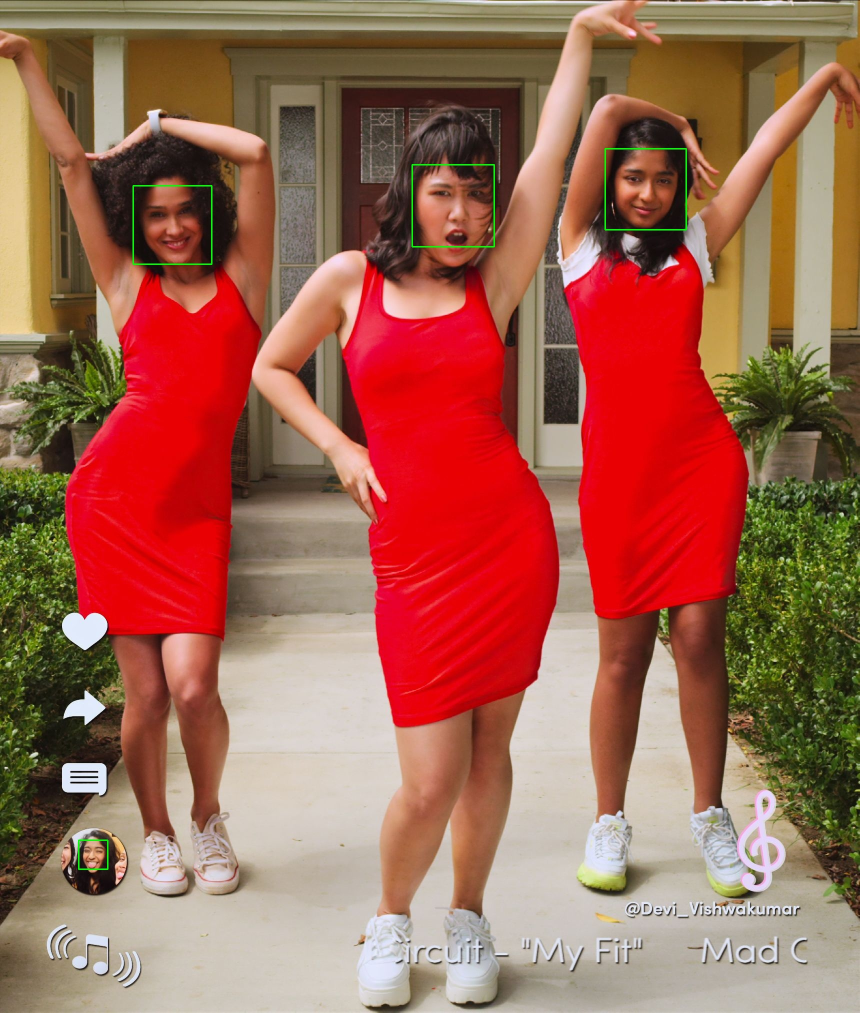
#> input picture Face Detection/from image/Face Detection.jpg, 1719 x 2025 px, given in place of the camera (shown at 1/2 size)
$ python createDataset.py
#> lines starting #> are read from the running program, lines starting #| are printed output that depends on the picture; after the words box and inside, x2 and y2 are one past the last pixel; in counts of white or black regions, pixels touching at a corner belong together
#Creating Dataset for Facial Recognition

#importing required libraries

import cv2
import os

dir1 = os.getcwd() #getting current working directory

#appending folder name
folder = r"\Facial Recognition"
dir2 = dir1 + folder

dataset = input("Enter name of dataset : ") #storing name of the folder containing the dataset
#> the answer given: ../Face Detection/from image

while True : #infinite loop for storing datasets of different people

    #to terminate from this loop after creating all datasets, press Ctrl+Z

    name = input("Enter name of person : ") #storing name of person
#> the answer given: ../Face Detection/from image/Face Detection.jpg

    path1 = os.path.join(dir2, dataset, name) #makes the path ../Facial Recognition/<dataset>/<name>
    if not os.path.exists(path1) : #makes directory if it doesn't exist
        os.makedirs(path1)

    (width, height) = (500, 500) #storing width and height of images

    path2 = dir2 + r"\haarcascade_frontalface_default.xml" #storing path of haarcascadeface algorithm
    haar_cascade = cv2.CascadeClassifier(path2) #loading the haarcascadeface algorithm

    cam = cv2.VideoCapture(0) #initialising camera

    count = 1 #initialising count

    while count <= 100 : #looping over 100 times so as to capture 100 images of person

        print(count) #printing count
        _, img = cam.read() #reading from camera
#> img is the input picture: shape (2025, 1719, 3); mean B, G, R 82.5, 101.2, 159.6
        grayImg = cv2.cvtColor(img, cv2.COLOR_BGR2GRAY) #greyscaling image
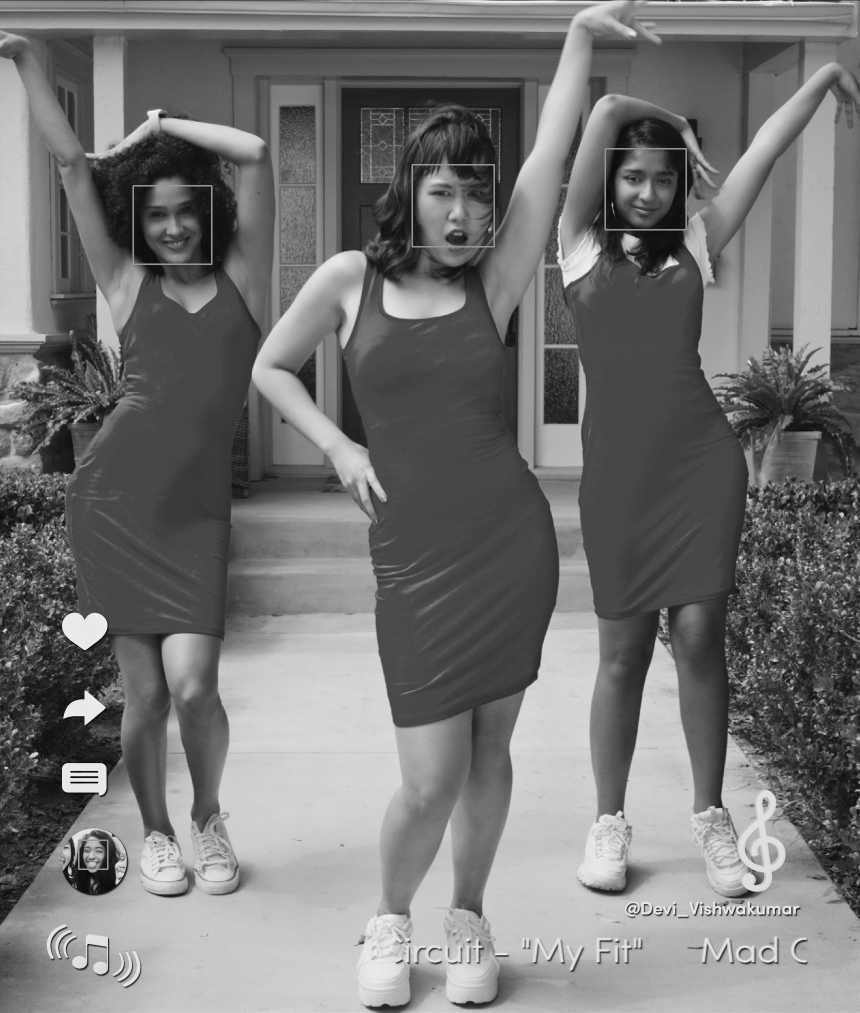
#> grayImg: shape (2025, 1719) (shown at 1/2 size); min 0, max 254, mean 116.5

        face = haar_cascade.detectMultiScale(grayImg, 1.3, 4) #getting face coordinates
#> face = [[158, 1680, 57, 57], [826, 334, 153, 153], [270, 374, 151, 151], [1211, 299, 159, 159]]

        for(x, y, w, h) in face :
            cv2.rectangle(img, (x, y), (x+w, y+h), (0, 255, 0), 2) #drawing bounding box around face
            faceOnly = grayImg[y:y+h, x:x+w] #cropping out face
            resizeImg = cv2.resize(faceOnly, (width, height)) #resizing image
            cv2.imwrite("%s/%s.jpg" %(path1, count), resizeImg) #saving image in <dataset>/<name>/m for mth image
            count+=1 #incrementing count
#> this loop made 4 passes
#> pass 1, `faceOnly = grayImg[y:y+h, x:x+w]`:
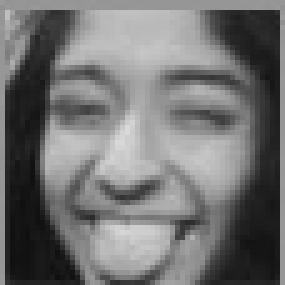
#> faceOnly: shape (57, 57) (shown 5 times larger); min 15, max 217, mean 113.9
#> pass 1, `resizeImg = cv2.resize(faceOnly, (width, height))`:
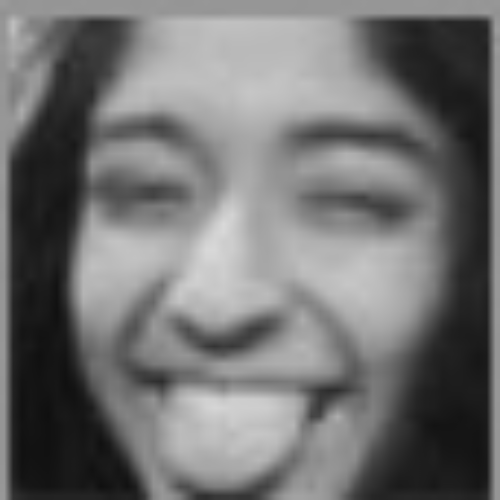
#> resizeImg: shape (500, 500); min 15, max 217, mean 113.7
#> pass 2, `faceOnly = grayImg[y:y+h, x:x+w]`:
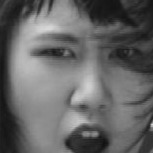
#> faceOnly: shape (153, 153); min 18, max 217, mean 101.6
#> after the loop:
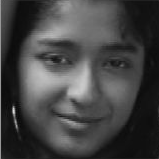
#> faceOnly: shape (159, 159); min 7, max 225, mean 67.9
#> after the loop:
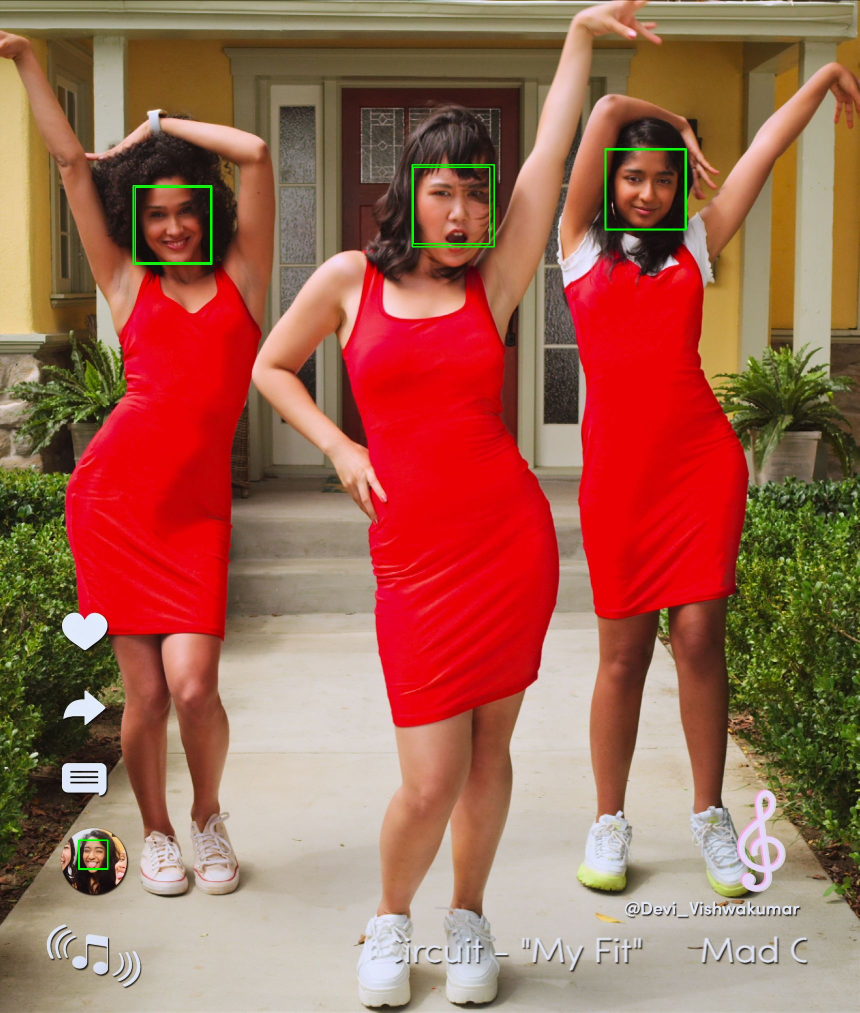
#> img: shape (2025, 1719, 3) (shown at 1/2 size); 0.18% of pixels changed, all inside (x1, y1, x2, y2) = (157, 298, 1372, 1739)
#> after the loop, count = 5

        cv2.imshow("Face Detection", img) #displaying frame

        key1 = cv2.waitKey(10) & 0xFF #waitKey() waits for a pressed key
#> (key q is pressed here)
#> the answer given: ../Face Detection/from image/Face Detection.jpg
#> the answer given: ../Face Detection/from image/Face Detection.jpg
        if key1 == ord("q") : #if the `q` key is pressed, break from the loop
            break

    print("Images captured successfully")

    cam.release() #releasing captured object
    cv2.destroyAllWindows() #closing any open windows
